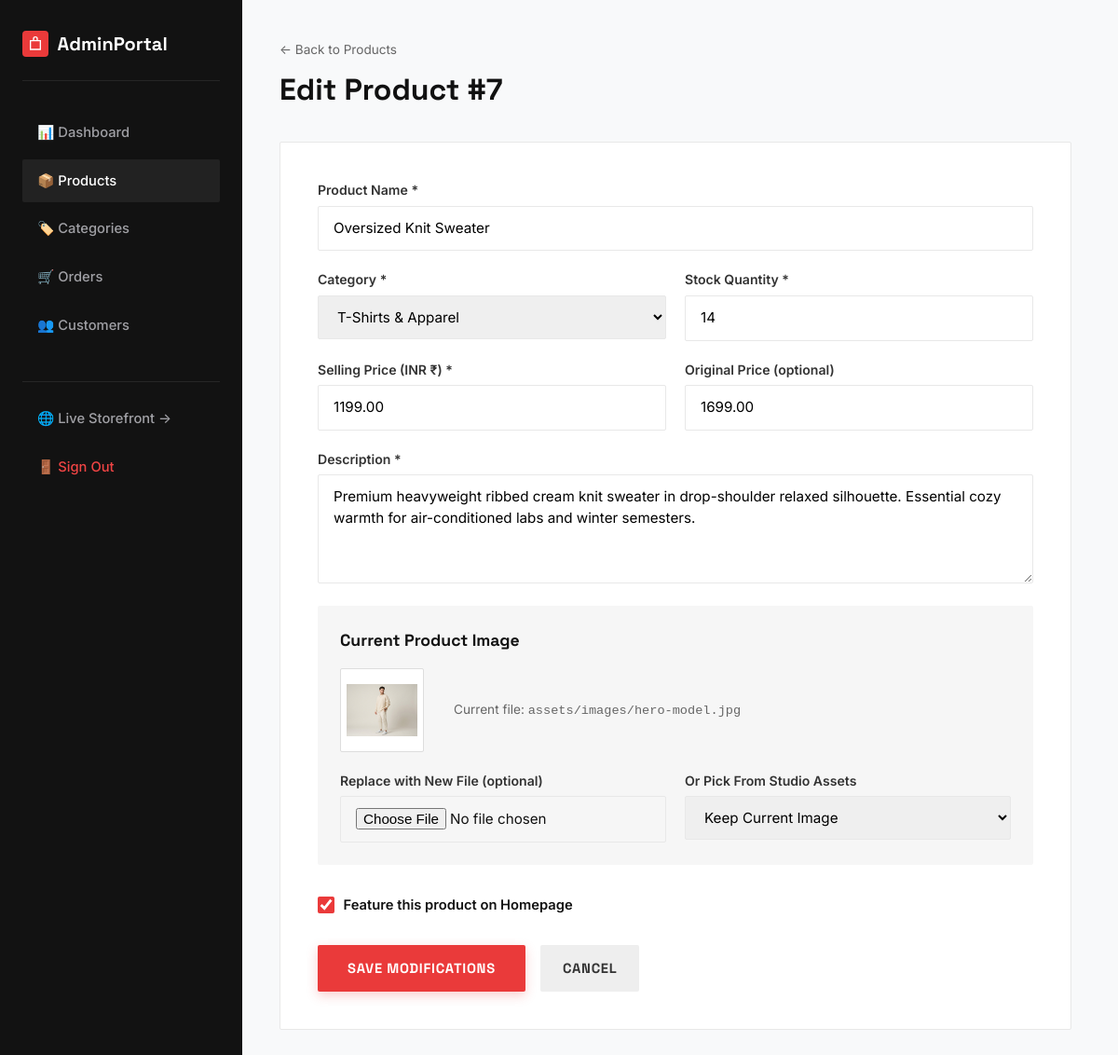
The page /admin/product-edit.php?id=7 (signed in) on the database its author committed.
### tables this page shows
CREATE TABLE `products` (
  `id` INT AUTO_INCREMENT PRIMARY KEY,
  `category_id` INT NOT NULL,
  `name` VARCHAR(255) NOT NULL,
  `slug` VARCHAR(255) NOT NULL,
  `description` TEXT NOT NULL,
  `price` DECIMAL(10, 2) NOT NULL,
  `original_price` DECIMAL(10, 2) NULL,
  `stock` INT NOT NULL DEFAULT 0,
  `rating` DECIMAL(2, 1) NOT NULL DEFAULT 5.0,
  `rating_count` INT NOT NULL DEFAULT 12,
  `is_featured` TINYINT(1) NOT NULL DEFAULT 0,
  `image` VARCHAR(255) NOT NULL,
  `created_at` TIMESTAMP NOT NULL DEFAULT CURRENT_TIMESTAMP,
  `updated_at` TIMESTAMP NOT NULL DEFAULT CURRENT_TIMESTAMP ON UPDATE CURRENT_TIMESTAMP,
  FOREIGN KEY (`category_id`) REFERENCES `categories`(`id`) ON DELETE CASCADE,
  INDEX `idx_products_category` (`category_id`),
  INDEX `idx_products_price` (`price`),
  INDEX `idx_products_stock` (`stock`)
);

CREATE TABLE `categories` (
  `id` INT AUTO_INCREMENT PRIMARY KEY,
  `name` VARCHAR(100) NOT NULL,
  `slug` VARCHAR(100) NOT NULL UNIQUE,
  `description` TEXT NULL,
  `created_at` TIMESTAMP NOT NULL DEFAULT CURRENT_TIMESTAMP
);

### includes/functions.php (called while the page is built, shortened)
<?php
function sanitize(?string $value): string
{
    return htmlspecialchars(trim((string)$value), ENT_QUOTES, 'UTF-8');
}

### admin/product-edit.php (the view, shortened to what this page needs)
<?php
require_once __DIR__ . '/../includes/functions.php';
$pdo = get_db_connection();
$productId = isset($_GET['id']) && is_numeric($_GET['id']) ? (int)$_GET['id'] : 0;
$stmt = $pdo->prepare("SELECT * FROM products WHERE id = ?");
$stmt->execute([$productId]);
$product = $stmt->fetch();
$categories = $pdo->query("SELECT * FROM categories ORDER BY name ASC")->fetchAll();
$name          = $product['name'];
$categoryId    = (int)$product['category_id'];
$price         = (string)$product['price'];
$originalPrice = !empty($product['original_price']) ? (string)$product['original_price'] : '';
$stock         = (int)$product['stock'];
$description   = $product['description'];
$isFeatured    = (int)$product['is_featured'];
$imagePath     = $product['image'];
?>
<!DOCTYPE html>
<html lang="en">
<head>
    <link rel="stylesheet" href="../assets/css/style.css">
</head>
<body style="background:#f8f9fa;">
<div class="admin-shell">
    <aside class="admin-sidebar">
        <div style="display:flex; align-items:center; gap:0.6rem; padding-bottom:1.5rem; border-bottom:1px solid #262626;">
            <span class="logo-icon" style="background:var(--accent-red); width:28px; height:28px;">
                <svg viewBox="0 0 24 24" style="width:16px;height:16px;"><path d="M16 6V4a4 4 0 0 0-8 0v2H3v16h18V6h-5zm-6-2a2 2 0 0 1 4 0v2h-4V4zm9 16H5V8h14v12z"/></svg>
            </span>
            <span style="font-family:var(--font-display); font-size:1.25rem; font-weight:700;">AdminPortal</span>
        </div>
        <ul class="admin-nav">
            <li><a href="index.php">📊 Dashboard</a></li>
            <li><a href="products.php" class="active">📦 Products</a></li>
            <li><a href="categories.php">🏷️ Categories</a></li>
            <li><a href="orders.php">🛒 Orders</a></li>
            <li><a href="customers.php">👥 Customers</a></li>
            <li style="margin-top:2rem; border-top:1px solid #262626; padding-top:1rem;">
                <a href="../shop.php" target="_blank">🌐 Live Storefront &rarr;</a>
            </li>
            <li><a href="../logout.php" style="color:#ef4444;">🚪 Sign Out</a></li>
        </ul>
    </aside>
    <main class="admin-main">
        <header style="margin-bottom:2rem;">
            <a href="products.php" style="font-size:0.85rem; color:#666;">&larr; Back to Products</a>
            <h1 style="font-family:var(--font-display); font-size:2rem; font-weight:700; color:#111; margin-top:0.5rem;">Edit Product #<?= $productId ?></h1>
        </header>
        <div style="background:#fff; border:1px solid var(--border-light); border-radius:var(--radius-sm); padding:2.5rem; max-width:850px;">
            <form action="product-edit.php?id=<?= $productId ?>" method="POST" enctype="multipart/form-data">
                <div class="form-grid" style="margin-bottom:1.5rem;">
                    <div class="form-group full-width">
                        <label for="name" class="form-label">Product Name *</label>
                        <input type="text" name="name" id="name" class="form-control" value="<?= sanitize($name) ?>" required>
                    </div>
                    <div class="form-group">
                        <label for="category_id" class="form-label">Category *</label>
                        <select name="category_id" id="category_id" class="form-control" required>
                            <?php foreach ($categories as $cat): ?>
                                <option value="<?= $cat['id'] ?>" <?= $categoryId === (int)$cat['id'] ? 'selected' : '' ?>>
                                    <?= sanitize($cat['name']) ?>
                                </option>
                            <?php endforeach; ?>
                        </select>
                    </div>
                    <div class="form-group">
                        <label for="stock" class="form-label">Stock Quantity *</label>
                        <input type="number" name="stock" id="stock" class="form-control" min="0" value="<?= $stock ?>" required>
                    </div>
                    <div class="form-group">
                        <label for="price" class="form-label">Selling Price (INR ₹) *</label>
                        <input type="number" step="0.01" name="price" id="price" class="form-control" value="<?= sanitize($price) ?>" required>
                    </div>
                    <div class="form-group">
                        <label for="original_price" class="form-label">Original Price (optional)</label>
                        <input type="number" step="0.01" name="original_price" id="original_price" class="form-control" value="<?= sanitize($originalPrice) ?>">
                    </div>
                    <div class="form-group full-width">
                        <label for="description" class="form-label">Description *</label>
                        <textarea name="description" id="description" rows="4" class="form-control" required><?= sanitize($description) ?></textarea>
                    </div>
                </div>
                <div style="background:var(--bg-subtle); padding:1.5rem; border-radius:var(--radius-sm); margin-bottom:2rem;">
                    <h3 style="font-family:var(--font-display); font-size:1.1rem; margin-bottom:1rem;">Current Product Image</h3>
                    <div style="display:flex; gap:2rem; align-items:center; margin-bottom:1.25rem;">
                        <div style="width:90px; height:90px; background:#fff; border:1px solid #ddd; padding:0.4rem; border-radius:var(--radius-sm); display:flex; align-items:center; justify-content:center;">
                            <img src="../<?= sanitize($imagePath) ?>" alt="" style="max-height:100%; object-fit:contain;">
                        </div>
                        <div style="font-size:0.85rem; color:#666;">
                            Current file: <code><?= sanitize($imagePath) ?></code>
                        </div>
                    </div>
                    <div class="form-grid">
                        <div class="form-group">
                            <label for="image_file" class="form-label">Replace with New File (optional)</label>
                            <input type="file" name="image_file" id="image_file" class="form-control" accept="image/jpeg,image/png,image/webp">
                        </div>
                        <div class="form-group">
                            <label for="preset_image" class="form-label">Or Pick From Studio Assets</label>
                            <select name="preset_image" id="preset_image" class="form-control">
                                <option value="<?= sanitize($imagePath) ?>">Keep Current Image</option>
                            </select>
                        </div>
                    </div>
                </div>
                <div style="margin-bottom:2rem;">
                    <label style="display:flex; align-items:center; gap:0.6rem; cursor:pointer; font-weight:600; font-size:0.92rem;">
                        <input type="checkbox" name="is_featured" value="1" <?= $isFeatured ? 'checked' : '' ?> style="width:18px; height:18px; accent-color:var(--accent-red);">
                        Feature this product on Homepage
                    </label>
                </div>
                <div style="display:flex; gap:1rem;">
                    <button type="submit" class="btn-primary" style="padding:0.85rem 2rem;">SAVE MODIFICATIONS</button>
                    <a href="products.php" class="btn-dark" style="background:#eee; color:#333; padding:0.85rem 1.5rem;">CANCEL</a>
                </div>
            </form>
        </div>
    </main>
</div>
</body>
</html>

### assets/css/style.css (style rules this page uses)
:root { --bg-main: #ffffff; --bg-subtle: #f6f6f6; --bg-surface: #f4f4f5; --bg-dark: #121212; --bg-dark-card: #1c1c1e; --text-main: #121212; --text-muted: #666666; --text-light: #999999; --text-inverse: #ffffff; --accent-red: #ea3a3a; --accent-red-hover: #d32f2f; --accent-red-subtle: #fee2e2; --border-light: #e8e8e8; --border-dark: #2c2c2e; --star-color: #f59e0b; --status-pending: #f59e0b; --status-processing: #3b82f6; --status-shipped: #8b5cf6; --status-delivered: #10b981; --status-cancelled: #ef4444; --font-display: 'Space Grotesk', -apple-system, BlinkMacSystemFont, "Segoe UI", Roboto, sans-serif; --font-body: 'Inter', -apple-system, BlinkMacSystemFont, "Segoe UI", Roboto, sans-serif; --container-max: 1240px; --radius-sm: 2px; --radius-md: 4px; --radius-lg: 8px; --transition: all 0.2s cubic-bezier(0.16, 1, 0.3, 1); }
*, *::before, *::after { box-sizing: border-box; margin: 0; padding: 0; }
html { font-size: 16px; scroll-behavior: smooth; -webkit-font-smoothing: antialiased; }
body { font-family: var(--font-body); color: var(--text-main); background-color: var(--bg-main); line-height: 1.5; min-height: 100vh; display: flex; flex-direction: column; }
img { max-width: 100%; height: auto; display: block; }
a { color: inherit; text-decoration: none; transition: var(--transition); }
button, input, select, textarea { font: inherit; }
button { cursor: pointer; border: none; background: none; }
.logo-icon { width: 32px; height: 32px; display: flex; align-items: center; justify-content: center; background: #111; color: #fff; border-radius: 4px; }
.logo-icon svg { width: 20px; height: 20px; fill: currentColor; }
.btn-primary { display: inline-block; background-color: var(--accent-red); color: #ffffff; font-family: var(--font-display); font-size: 0.92rem; font-weight: 700; letter-spacing: 0.05em; text-transform: uppercase; padding: 1rem 2.25rem; border-radius: var(--radius-sm); transition: var(--transition); box-shadow: 0 4px 12px rgba(234, 58, 58, 0.25); }
.btn-dark { display: inline-block; background-color: var(--bg-dark); color: #ffffff; font-family: var(--font-display); font-size: 0.92rem; font-weight: 700; letter-spacing: 0.05em; text-transform: uppercase; padding: 0.9rem 1.75rem; border-radius: var(--radius-sm); transition: var(--transition); }
.form-grid { display: grid; grid-template-columns: 1fr 1fr; gap: 1.25rem; }
.form-group { display: flex; flex-direction: column; gap: 0.4rem; }
.form-group.full-width { grid-column: 1 / -1; }
.form-label { font-size: 0.88rem; font-weight: 600; color: #333; }
.form-control { width: 100%; padding: 0.75rem 1rem; border: 1px solid var(--border-light); border-radius: var(--radius-sm); font-size: 0.95rem; transition: var(--transition); }
.admin-shell { display: grid; grid-template-columns: 260px 1fr; min-height: 100vh; }
.admin-sidebar { background: var(--bg-dark); color: #ffffff; padding: 2rem 1.5rem; display: flex; flex-direction: column; }
.admin-nav { margin-top: 2rem; display: flex; flex-direction: column; gap: 0.35rem; list-style: none; }
.admin-nav a { display: flex; align-items: center; gap: 0.75rem; padding: 0.75rem 1rem; border-radius: var(--radius-sm); color: #a0a0a5; font-size: 0.92rem; font-weight: 500; }
.admin-nav a:hover, .admin-nav a.active { background: #222; color: #fff; }
.admin-main { background: #f8f9fa; padding: 2.5rem; }

### rows shown on the page
products: name "Oversized Knit Sweater", category_id "T-Shirts & Apparel", stock "14", price "1199.00", original_price "1699.00", description "Premium heavyweight ribbed cream knit sweater in drop-shoulder relaxed silhouette. Essential cozy warmth for air-conditioned labs and winter semesters.", image (picture), image "assets/images/hero-model.jpg", is_featured "☑"

### other values the page prints
$productId "7"
